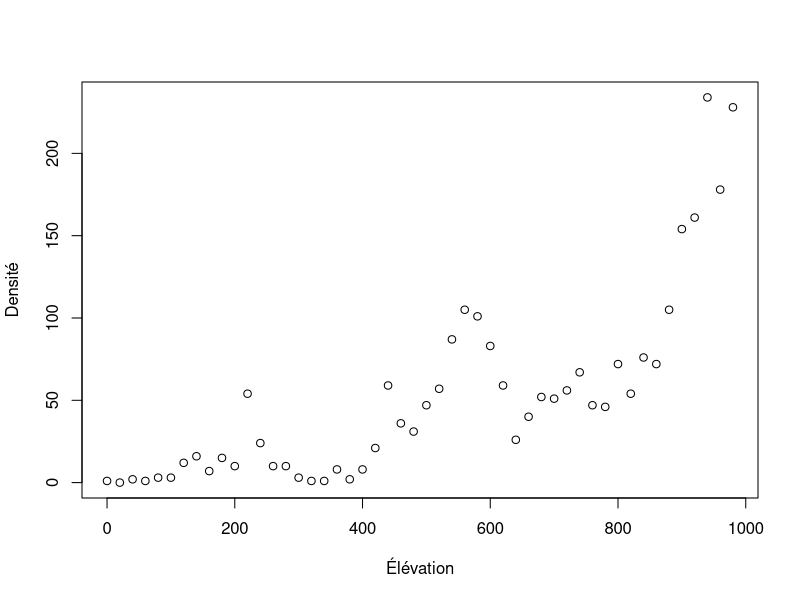
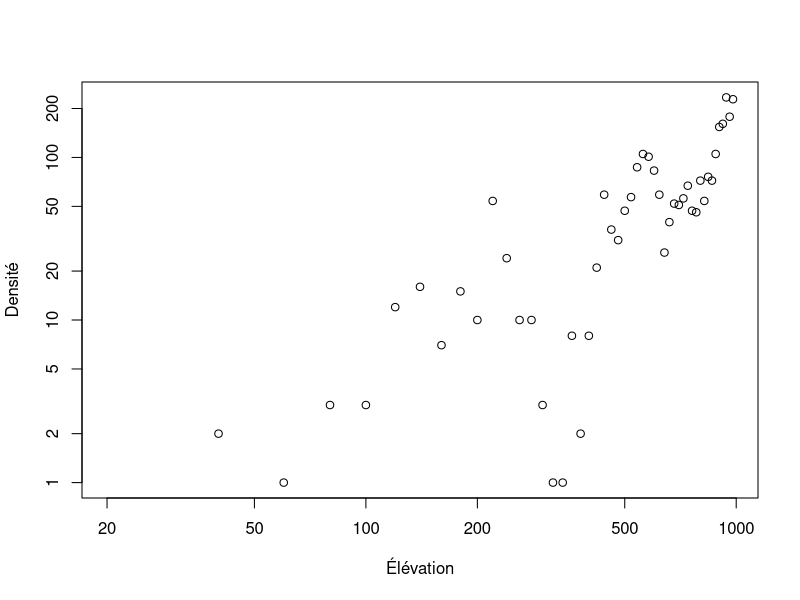
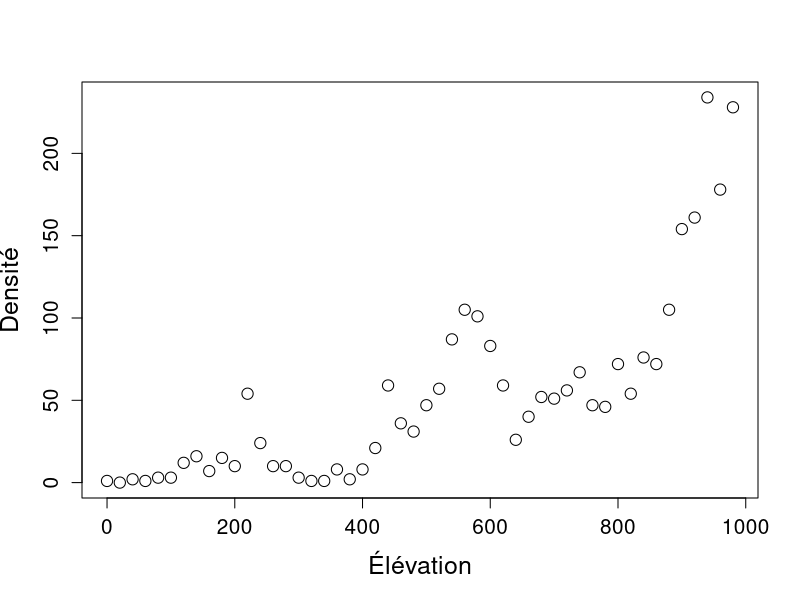
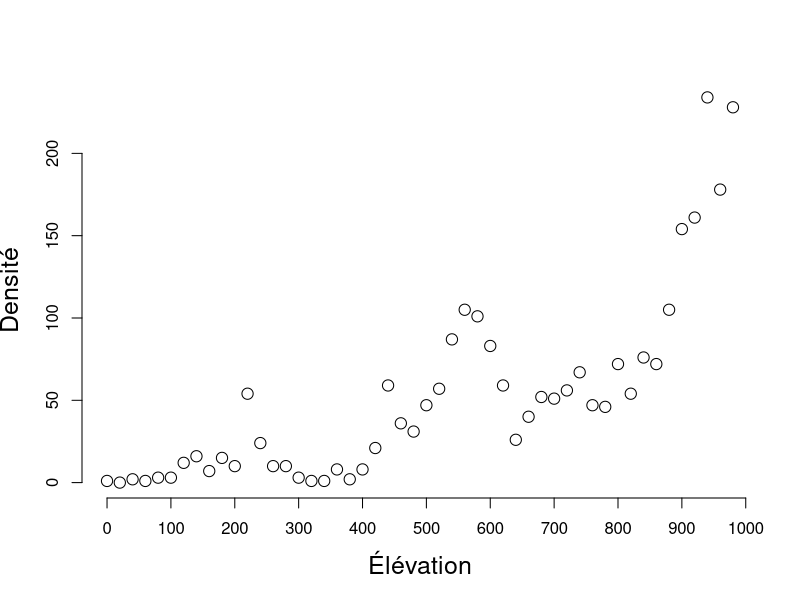
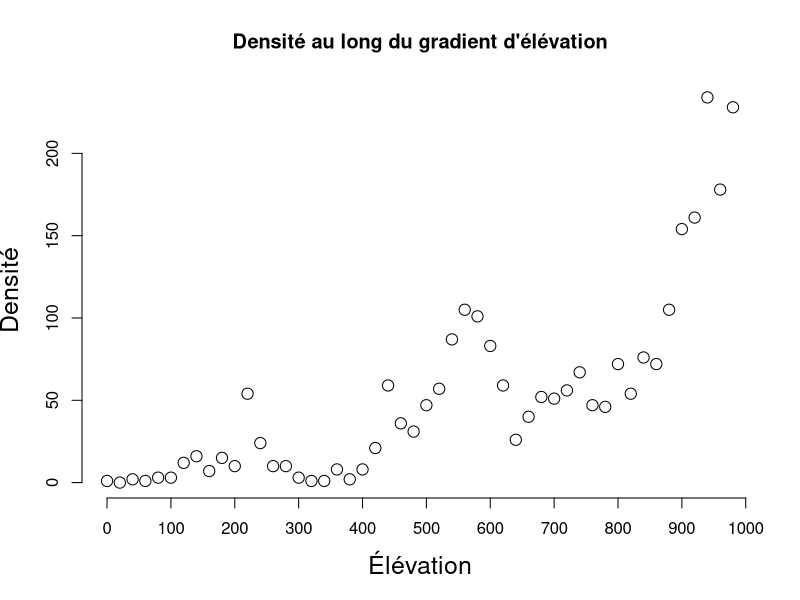
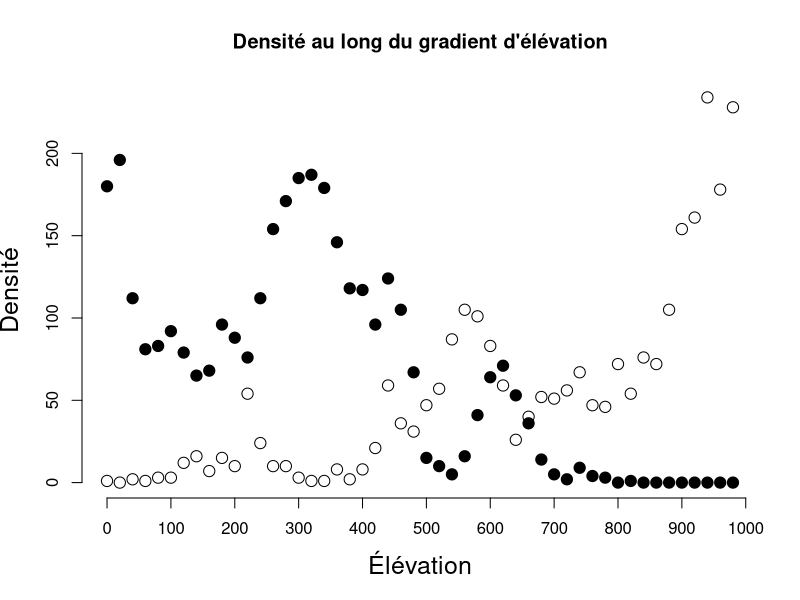
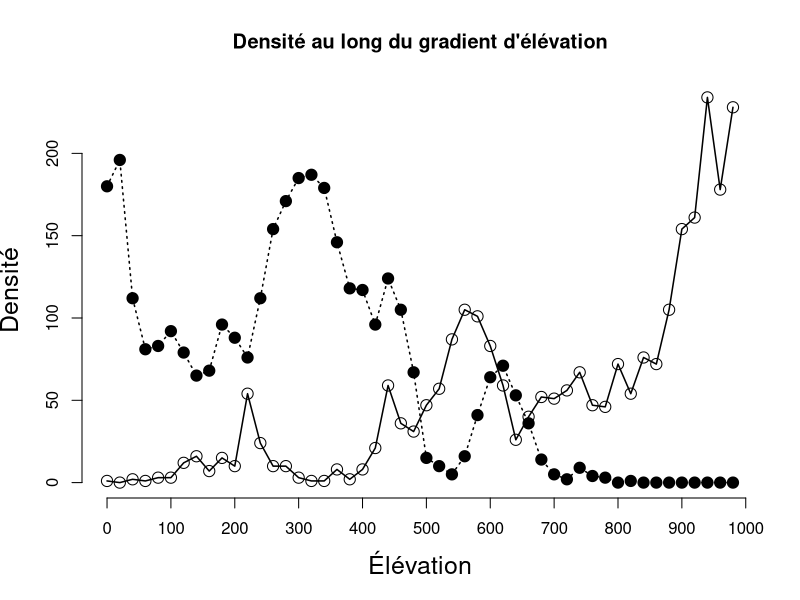
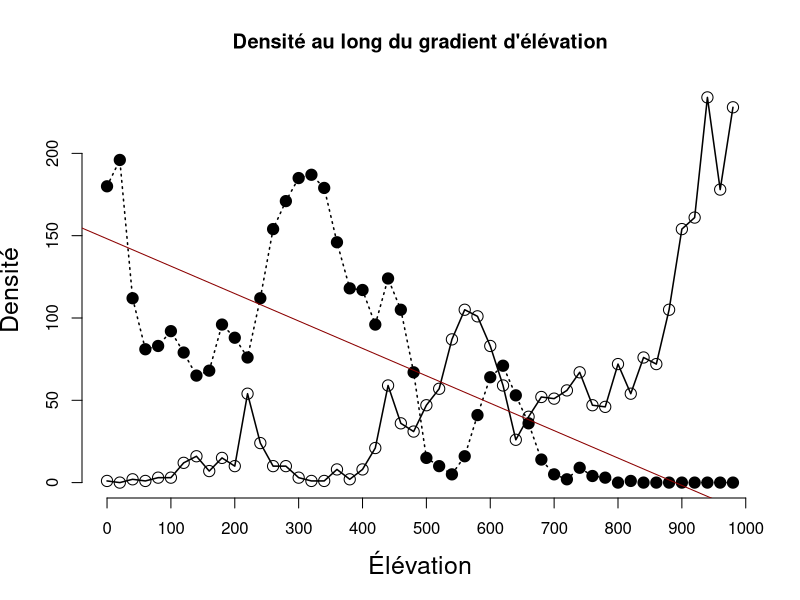

The R script that drew these images, in order:
## ---- chunk 1
pheno <- read.csv("assets/data/phenologie.csv")
head(pheno)
## ---- chunk 2
arbres <- read.csv2("assets/data/arbres.csv")
densite <- table(arbres[,c(3,5)])
elevation <- as.numeric(row.names(densite))
plot(elevation, densite[,1], axes = TRUE,
      xlab = "Élévation", ylab = "Densité")
## ---- chunk 3
plot(elevation, densite[,1], axes = TRUE,
      xlab = "Élévation", ylab = "Densité",
      log = "xy")
## ---- chunk 4
plot(elevation, densite[,1], axes = TRUE,
      xlab = "Élévation", ylab = "Densité",
      cex.lab = 1.5, cex.axis = 1.25, cex = 1.5)
## ---- chunk 5
plot(elevation, densite[,1], axes = FALSE,
      xlab = "Élévation", ylab = "Densité",
      cex.lab = 1.5, cex.axis = 1.25, cex = 1.5)
axis(1, seq(0,1000,100))
axis(2)
## ---- chunk 6
plot(elevation, densite[,1], axes = FALSE,
      xlab = "Élévation", ylab = "Densité",
      cex.lab = 1.5, cex.axis = 1.25, cex = 1.5)
axis(1, seq(0,1000,100))
axis(2)
title(main = "Densité au long du gradient d'élévation")
## ---- chunk 7
plot(elevation, densite[,1], axes = FALSE,
      xlab = "Élévation", ylab = "Densité",
      cex.lab = 1.5, cex.axis = 1.25, cex = 1.5)
axis(1, seq(0,1000,100))
axis(2)
title(main = "Densité au long du gradient d'élévation")
points(elevation, densite[,3], pch = 19, cex = 1.5)
## ---- chunk 8
plot(elevation, densite[,1], axes = FALSE,
      xlab = "Élévation", ylab = "Densité",
      cex.lab = 1.5, cex.axis = 1.25, cex = 1.5)
axis(1, seq(0,1000,100))
axis(2)
title(main = "Densité au long du gradient d'élévation")
points(elevation, densite[,3], pch = 19, cex = 1.5)
lines(elevation, densite[,1], lty = 1, lwd = 1.5)
lines(elevation, densite[,3], lty = 3, lwd = 1.5)
## ---- chunk 9
model = lm(densite[,3]~elevation)
summary(model)
## ---- chunk 10
plot(elevation, densite[,1], axes = FALSE,
      xlab = "Élévation", ylab = "Densité",
      cex.lab = 1.5, cex.axis = 1.25, cex = 1.5)
axis(1, seq(0,1000,100))
axis(2)
title(main = "Densité au long du gradient d'élévation")
points(elevation, densite[,3], pch = 19, cex = 1.5)
lines(elevation, densite[,1], lty = 1, lwd = 1.5)
lines(elevation, densite[,3], lty = 3, lwd = 1.5)
model = lm(densite[,3]~elevation)
abline(model, col = "darkred")
## ---- chunk 11
plot(elevation, densite[,1], axes = FALSE,
      xlab = "Élévation", ylab = "Densité",
      cex.lab = 1.5, cex.axis = 1.25, cex = 1.5)
axis(1, seq(0,1000,100))
axis(2)
title(main = "Densité au long du gradient d'élévation")
points(elevation, densite[,3], pch = 19, cex = 1.5)
lines(elevation, densite[,1], lty = 1, lwd = 1.5)
lines(elevation, densite[,3], lty = 3, lwd = 1.5)
legend("top", bty = "n", pch = c(19,1), lty = 1, legend = c("Érable à sucre", "Sapin baumier"), cex = 1.5)
## ---- chunk 12
plot(elevation, densite[,1], axes = FALSE,
      xlab = "Élévation", ylab = "Densité",
      cex.lab = 1.5, cex.axis = 1.25, cex = 1.5)
axis(1, seq(0,1000,100))
axis(2)
title(main = "Densité au long du gradient d'élévation")
points(elevation, densite[,3], pch = 19, cex = 1.5)
lines(elevation, densite[,1], lty = 1, lwd = 1.5)
lines(elevation, densite[,3], lty = 3, lwd = 1.5)
legend("top", bty = "n", pch = c(19,1), lty = 1, legend = c("Érable à sucre", "Sapin baumier"), cex = 1.5)
r2 <- round(summary(model)$r.squared, 2)
text(x = 875, y = 25, paste("R2=",r2), cex = 1.5)
## ---- chunk 13
arbres  <- read.csv2("assets/data/arbres.csv")
densite <- table(arbres[,c(3,5)])
elevation <- as.numeric(row.names(densite))
plot(elevation, densite[,1], pch = 19,
  xlab = "Elevation", ylab = "Densité")
points(elevation, densite[,3])
## ---- chunk 14
arbres  <- read.csv2("assets/data/arbres.csv")
n_tot <- table(arbres$esp)
barplot(n_tot)
## ---- chunk 15
hist(densite[,3])
## ---- chunk 16
x <- 10*(1:nrow(volcano))
y <- 10*(1:ncol(volcano))

image(x, y, volcano,
  col = terrain.colors(100), axes = FALSE)

axis(1, at = seq(100, 800, by = 100))
axis(2, at = seq(100, 600, by = 100))
box()

title(main = "Maunga Whau Volcano", font.main = 4)
## ---- chunk 17
x <- 10*(1:nrow(volcano))
y <- 10*(1:ncol(volcano))

image(x, y, volcano,
  col = terrain.colors(100), axes = FALSE)

axis(1, at = seq(100, 800, by = 100))
axis(2, at = seq(100, 600, by = 100))
box()

title(main = "Maunga Whau Volcano", font.main = 4)

contour(x, y, volcano,
  levels = seq(90, 200, by = 5),
  add = TRUE, col = "black")
